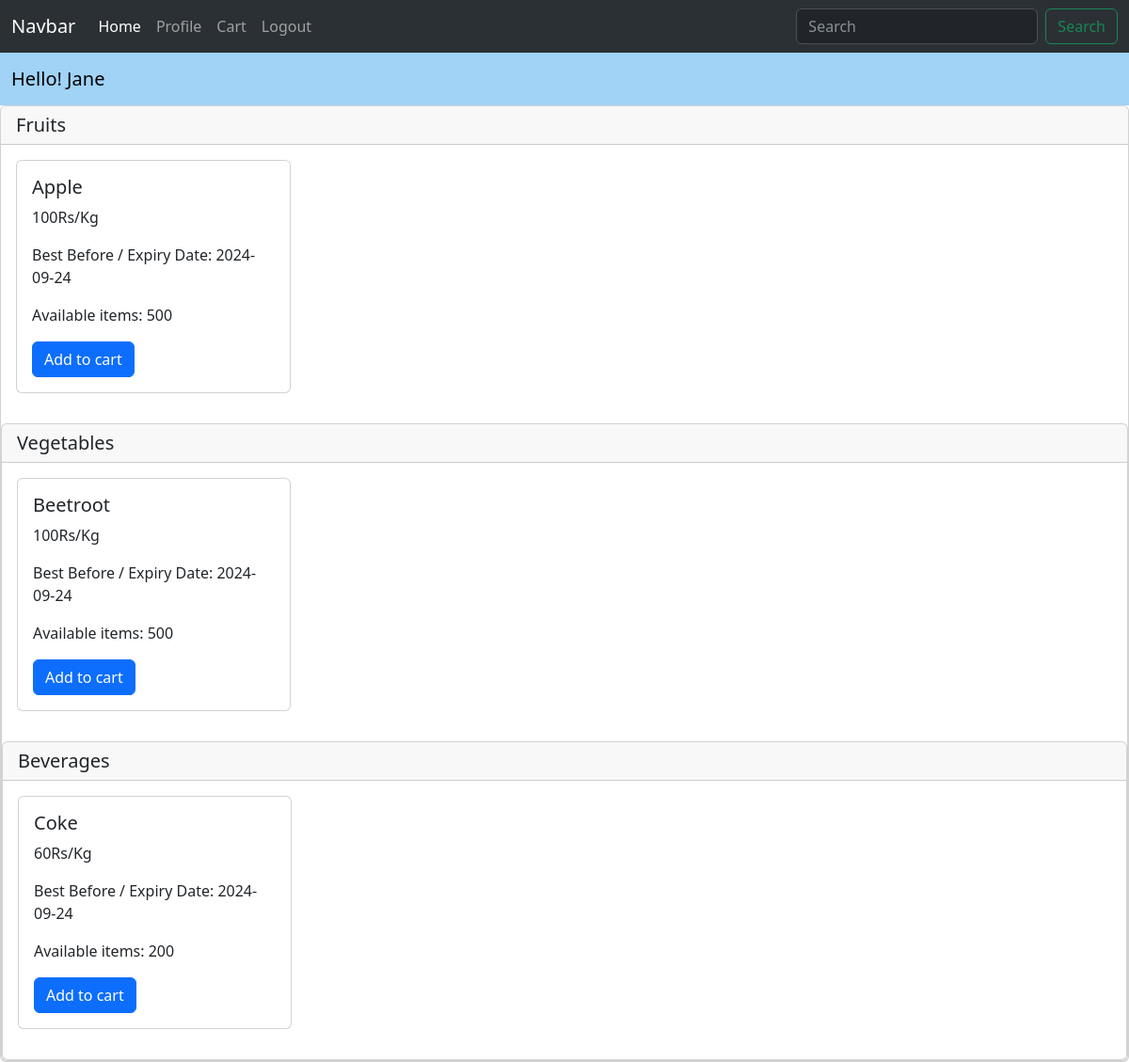
/user_dashboard (signed in), run on the app's committed database.
### model.py (models this page shows, shortened)
class User(db.Model):
  u_id = db.Column(db.Integer(), primary_key=True, autoincrement= True)
  username = db.Column(db.String(50), nullable=False, unique=True)
  password = db.Column(db.String(50), nullable=False)

class Category(db.Model):
  c_id = db.Column(db.Integer(), primary_key=True, autoincrement= True)
  c_name = db.Column(db.String(50), nullable=False)
  relation = db.relationship('Products', backref='item')

class Products(db.Model):
  p_id = db.Column(db.Integer(), primary_key=True, autoincrement= True)
  p_name = db.Column(db.String(50), nullable=False)
  mfd = db.Column(db.String(10))
  unit = db.Column(db.String(50), nullable=False)
  rate = db.Column(db.Integer(), nullable=False)
  stock = db.Column(db.Integer(), nullable=False)
  section = db.Column(db.Integer(), db.ForeignKey("category.c_id"))

### app.py (the view)
@app.route('/user_dashboard', methods=['GET', 'POST'])
def Udashboard():
  categories = Category.query.all()
  products = Products.query.all()
  if 'user' in session:
    user = User.query.filter_by(username = session["user"]).first()
    return render_template('user_dashboard.html', products=products, categories=categories,user = session["user"], signed = True)

### templates/user_dashboard.html (shortened to what this page needs)
<!DOCTYPE html>
<html lang="en">
<head>
    <link rel="stylesheet" href="https://cdn.jsdelivr.net/npm/bootstrap@5.3.0/dist/css/bootstrap.min.css">
</head>
<body>
    <div>
        <nav class="navbar navbar-expand-lg bg-body-tertiary" data-bs-theme="dark">
            <div class="container-fluid">
                <a class="navbar-brand" href="#">Navbar</a>
                <div class="collapse navbar-collapse" id="navbarSupportedContent">
                    <ul class="navbar-nav me-auto mb-2 mb-lg-0">
                        <li class="nav-item">
                            <a class="nav-link active" aria-current="page" href="#">Home</a>
                        </li>
                        <li class="nav-item">
                            <a class="nav-link" href="#">Profile</a>
                        </li>
                        <li class="nav-item">
                            <a class="nav-link" href="{{ url_for('view_cart') }}">Cart</a>
                        </li>
                        <li class="nav-item">
                            <a class="nav-link" href="{{ url_for('logout') }}">Logout</a>
                        </li>
                    </ul>
                    <form class="d-flex" role="search" action="{{ url_for('search') }}"  method="GET">
                        <input class="form-control me-2" name="q" type="search" placeholder="Search" aria-label="Search">
                        <button class="btn btn-outline-success" type="submit">Search</button>
                    </form>
                </div>
            </div>
        </nav>
    </div>
    <div>
        <nav class="navbar" style="background-color: #a1d3f7;">
            <div class="container-fluid">
                <a class="navbar-brand" href="#">Hello! {{ user }}</a>
            </div>
        </nav>
    </div>
    {% if categories|length == 0 %}
    <div class="p" id="p">
        <p>No categories or products created</p>
    </div>
    {% else %}
    {% for category in categories %}
    <div class="card">
        <h5 class="card-header">{{ category.c_name }}</h5>
        <div class="card-body">
        {% for product in products %}
            {% if product.section == category.c_id %}
        <div class="card-group mb-3 h-100 w-25">
                <div class="card">
                    <div class="card-body">
                        <h5 class="card-title">{{ product.p_name }}</h5>
                        <p>{{ product.rate }}Rs/{{ product.unit }}</p>
                        <p>Best Before / Expiry Date: {{ product.mfd }}</p>
                        <p>Available items: {{ product.stock }}</p>
                        <a href="/addToCart/{{ product.p_id }}" class="btn btn-primary">Add to cart</a>
                    </div>
                </div>
            </div>
            {% endif %}
        {% endfor %}
        </div>
    {% endfor %}
    {% endif %}
    </div>
    <link rel="stylesheet" href="https://cdn.jsdelivr.net/npm/bootstrap@5.3.1/dist/js/bootstrap.bundle.min.js">
</body>
</html>

### data on the page
User: username "Jane"
Category: c_name "Fruits"
Products: p_name "Apple", rate "100", unit "Kg", mfd "2024-09-24", stock "500"
Category: c_name "Vegetables"
Products: p_name "Beetroot", rate "100", unit "Kg", mfd "2024-09-24", stock "500"
Category: c_name "Beverages"
Products: p_name "Coke", rate "60", unit "Kg", mfd "2024-09-24", stock "200"
